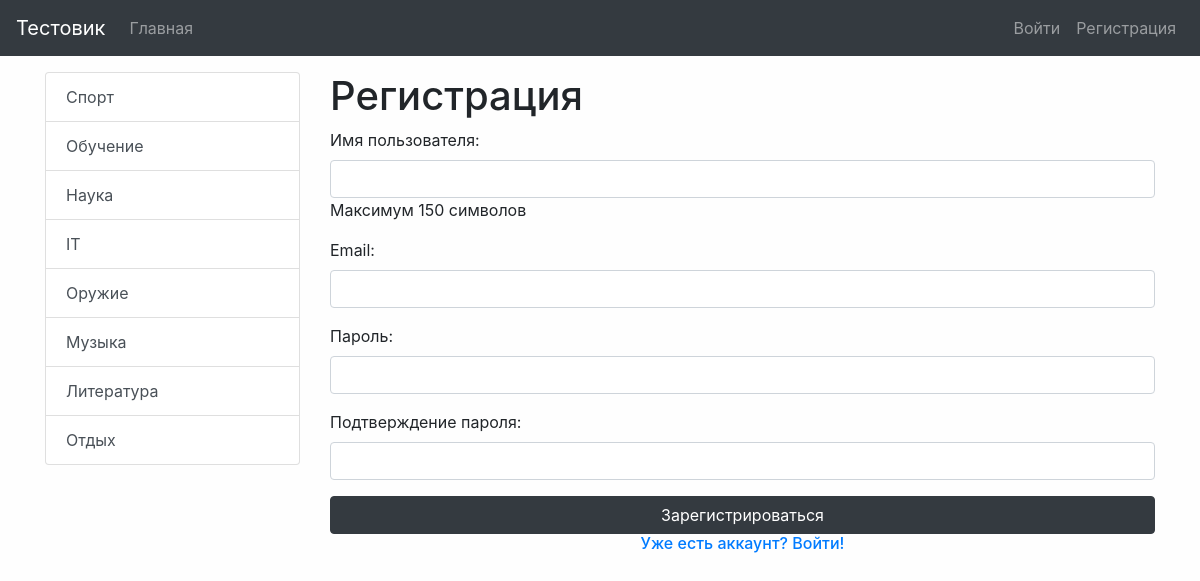
Page /registration/ on the committed database.
### tests/models.py (models this page shows, shortened)
class Categories(models.Model):
    name = models.CharField(max_length=100,
                            help_text='Выберите категорию',
                            verbose_name='Категория')
    def get_absolute_url(self):
        return reverse('category', kwargs={'category_id': self.pk})
    class Meta:
        verbose_name = 'Категория'
        verbose_name_plural = 'Категории'

### tests/views.py (the view)
# urls.py: path('registration/', registration, name='registration'),
def registration(request):
    if request.method == 'POST':
        form = UserRegisterForm(request.POST)
        if form.is_valid():
            user = form.save()
            messages.success(request, 'Вы успешно зарегистрировались!')
            login(request, user)
            return redirect('home')
        else:
            messages.error(request, 'Ошибка регистрации!')
    else:
        form = UserRegisterForm()
    context = {'title': 'Тестовик', 'form': form}
    return render(request, 'tests/registration.html', context)

### tests/forms.py
class UserRegisterForm(UserCreationForm):
    username = forms.CharField(max_length=150, label='Имя пользователя', help_text='Максимум 150 символов',
                               widget=forms.TextInput(attrs={'class': 'form-control'}))
    email = forms.EmailField(widget=forms.EmailInput(attrs={'class': 'form-control'}))
    password1 = forms.CharField(label='Пароль', widget=forms.PasswordInput(attrs={'class': 'form-control'}))
    password2 = forms.CharField(label='Подтверждение пароля',
                                widget=forms.PasswordInput(attrs={'class': 'form-control'}))
    class Meta:
        model = User
        fields = ['username', 'email', 'password1', 'password2']

### tests/templatetags/tests_tags.py (called while the page is built)
@register.inclusion_tag('tests/list_categories.html')
def show_categories():
    categories = Categories.objects.all()
    return {'categories': categories, }

### tests/templates/tests/registration.html (shortened to what this page needs)
{% extends 'base.html' %}
{% block sidebar %}
{% include 'inc/_sidebar.html' %}
{% endblock %}
{% block content %}
<h1>Регистрация</h1>
<form method="post">
    {{form.as_p}}
     <button type="submit" class="btn btn-primary btn-block btn-dark">Зарегистрироваться</button>
</form>
<p class="h6 text-center"><a href="{% url 'login' %}">Уже есть аккаунт? Войти!</a></p>
{% endblock %}

### tests/templates/tests/list_categories.html
<div class="list-group">
  {% for item in categories %}
  <a href="{{ item.get_absolute_url }}" class="list-group-item list-group-item-action">{{item.name}}</a>
  {% endfor %}
</div>

### TestSite/static/css/style.css (style rules this page uses)
body { background-color: #fefefe; }

### rows in the picture
Categories: name "Спорт"
Categories: name "Обучение"
Categories: name "Наука"
Categories: name "IT"
Categories: name "Оружие"
Categories: name "Музыка"
Categories: name "Литература"
Categories: name "Отдых"

### other values in the picture
{{ title }} "Тестовик"
